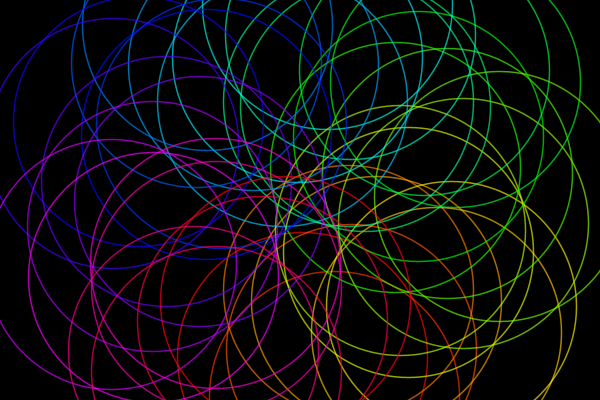
Frame 1 (no input)
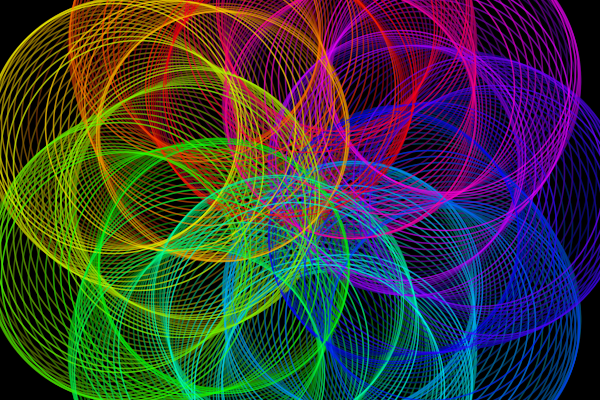
Frame 60 (the mouse pressed at the canvas centre just before this capture)
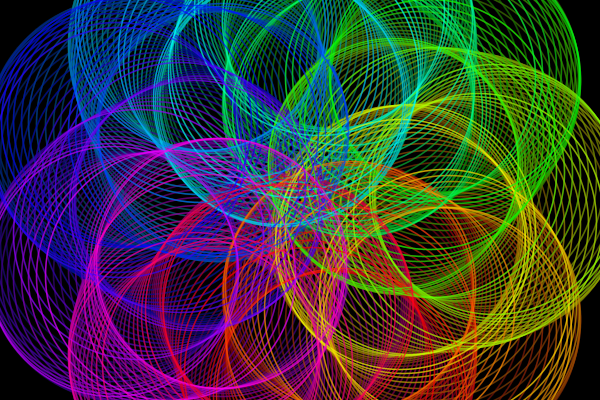
Frame 120 (the mouse held since frame 60 and released just before this capture)

The Processing sketch that drew these frames (run headless with seeded random() and noise(); from frame 60 on, the mouse is pressed at the canvas centre):

// Processing sketch: processing_4917
// ── processing_4917.pde

int cX;
int cY;
  
void setup()
{
  size(600, 400);
  frameRate(30);
  background(0);
  smooth();
  colorMode(HSB, 360, 100, 100, 100);
  cX = round(width/2);
  cY = round(height/2);
}


int offset = 0;
int colorOffset = 0;

//Play with these
int divisor = 9;
int radius = 250;
int masterDistance = 150;
int colorChange = 3;
//

void draw()
{
  fill(0, 0, 0, 10);
  stroke(0,0);
  rect(0, 0, width, height);
  
  offset++;
  offset%=divisor;
  colorOffset+=colorChange;
  colorOffset%=360;
    
  for (int i = 0; i < 360 / divisor; i++)
  {
    float dX;
    float dY;
    float rot = i * divisor + offset;
    float ang = radians(rot);
    float distance = masterDistance + (sin(radians(rot*divisor)) * 50);
    dX = sin(ang);
    dY = cos(ang);
    int mX = mouseX;
    int mY = mouseY;
    stroke((i * divisor + colorOffset)%360, 100, 100, 66);
    strokeWeight(1.5);
    fill(0,0);
    ellipse((dX*distance) + cX, (dY*distance) + cY, radius, radius);
  }
}
